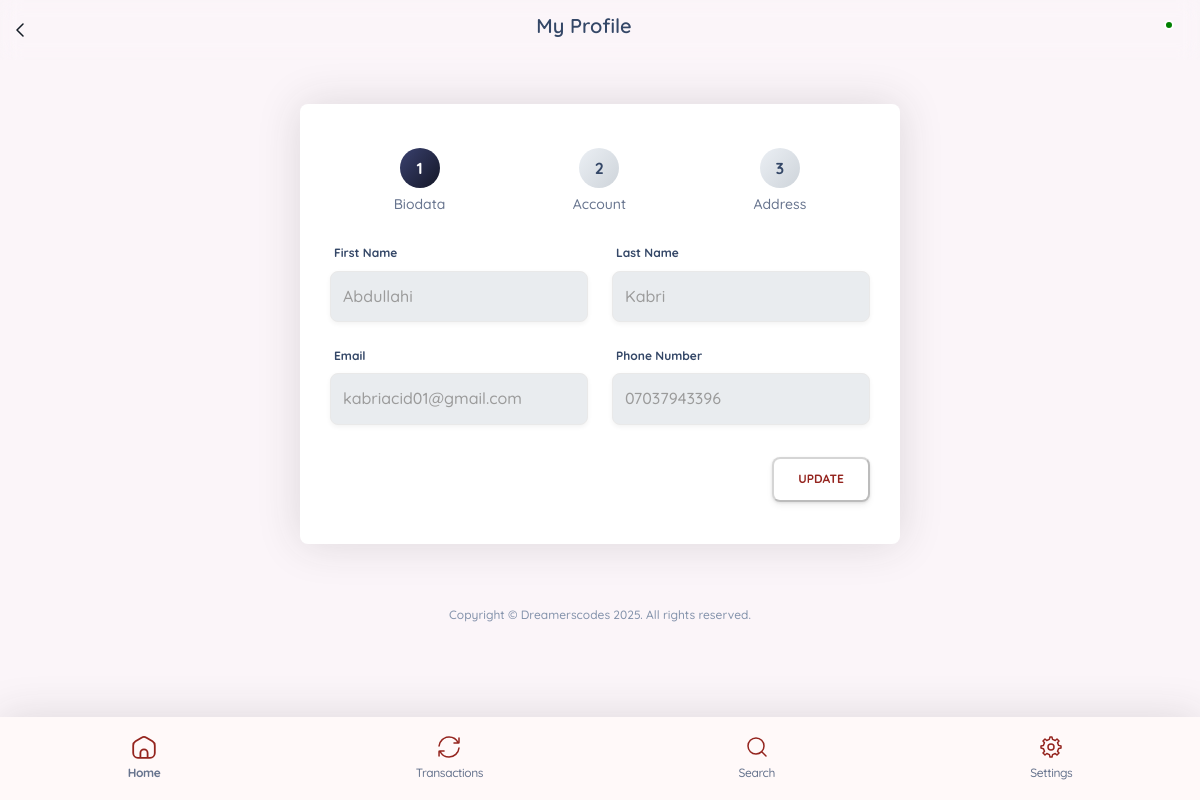
Page /public/pages/profile.php (signed in) on the committed database.
### tables this page shows
CREATE TABLE `users` (
  `user_id` int(11) NOT NULL,
  `virtual_account` varchar(20) DEFAULT NULL,
  `account_name` varchar(50) NOT NULL,
  `bank_name` varchar(50) NOT NULL,
  `billstack_ref` varchar(20) NOT NULL,
  `user_name` varchar(20) NOT NULL,
  `first_name` varchar(20) NOT NULL,
  `last_name` varchar(20) NOT NULL,
  `email` varchar(100) NOT NULL,
  `phone_number` varchar(11) DEFAULT NULL,
  `password` varchar(255) NOT NULL,
  `w_bank_name` varchar(50) NOT NULL,
  `w_account_number` varchar(10) NOT NULL,
  `iuc_number` varchar(10) NOT NULL,
  `txn_pin` varchar(255) DEFAULT NULL,
  `address` varchar(100) NOT NULL,
  `state` varchar(15) NOT NULL,
  `country` varchar(15) NOT NULL,
  `city` varchar(20) NOT NULL,
  `photo` varchar(255) NOT NULL DEFAULT 'uploads/default.png',
  `updated_at` datetime DEFAULT NULL,
  `created_at` timestamp NOT NULL DEFAULT current_timestamp() ON UPDATE current_timestamp(),
  `registration_id` varchar(50) NOT NULL,
  `referral_code` varchar(10) DEFAULT NULL,
  `referral_link` varchar(100) NOT NULL,
  `referred_by` varchar(10) DEFAULT NULL,
  `registration_status` enum('incomplete','complete') DEFAULT 'incomplete',
  `account_status` enum('101','102','103','104') NOT NULL DEFAULT '101',
  `kyc_value` varchar(11) DEFAULT NULL,
  `kyc_status` enum('verified','unverified','locked','banned') NOT NULL DEFAULT 'unverified',
  `kyc_type` enum('NIN','BVN') DEFAULT NULL
);

### public/partials/initialize.php (called while the page is built)
<?php
if (isset($_SESSION['user_id'])) {
    $user_id = $_SESSION['user_id'];
    $user = getUserInfo($pdo, $user_id);
} else {
    header('Location: ../pages/login.php');
    exit;
}

### functions/Model.php (called while the page is built, shortened)
<?php
function getUserInfo(PDO $pdo, int $user_id): array|false
{
    $stmt = $pdo->prepare("SELECT * FROM users WHERE user_id = ?");
    $stmt->execute([$user_id]);
    $user = $stmt->fetch(PDO::FETCH_ASSOC);
    return $user;
}

### public/pages/profile.php (the view, shortened to what this page needs)
<?php
require __DIR__ . '/../../config/config.php';
require __DIR__ . '/../../functions/Model.php';
require __DIR__ . '/../partials/header.php';
require __DIR__ . '/../partials/initialize.php';
?>
<body>
    <main class="container px-2 py-4">
        <header>
            <div class="page-header mb-4 text-center">
                <svg class="header-back-button" width="8" height="14" viewBox="0 0 8 14" fill="none" xmlns="http://www.w3.org/2000/svg">
                    <path d="M7 1L1 7L7 13" stroke="#141C25" stroke-width="1.5" stroke-linecap="round" stroke-linejoin="round" />
                </svg>
                <h5 class="fw-bold">My Profile</h5>
                <div class="notification-icon">
                    <a href="notifications.php">
                        <span class="notification-badge"></span>
                    </a>
                </div>
            </div>
        </header>
        <div class="form-container" style="min-height: 440px;">
            <div class="d-flex justify-content-between py-4 px-0 step-tracker">
                <div class="step-indicator text-center flex-fill" data-step="0">
                    <div class="step-circle bg-gradient-dark text-white mx-auto">1</div>
                    <small class="step-label">Biodata</small>
                </div>
                <div class="step-indicator text-center flex-fill" data-step="1">
                    <div class="step-circle bg-gradient-light text-dark mx-auto">2</div>
                    <small class="step-label">Account</small>
                </div>
                <div class="step-indicator text-center flex-fill" data-step="2">
                    <div class="step-circle bg-gradient-light text-dark mx-auto">3</div>
                    <small class="step-label">Address</small>
                </div>
            </div>
            <form class="wizard-step active" id="step-biodata">
                <div class="row mb-1">
                    <div class="col-md-6 mb-3">
                        <label>First Name</label>
                        <input type="text" class="input" value="<?= htmlspecialchars($user['first_name']) ?? '' ?>" disabled>
                    </div>
                    <div class="col-md-6 mb-3">
                        <label>Last Name</label>
                        <input type="text" class="input" value="<?= htmlspecialchars($user['last_name']) ?? '' ?>" disabled>
                    </div>
                </div>
                <div class="row">
                    <div class="col-md-6 mb-3">
                        <label>Email</label>
                        <input type="email" class="input" value="<?= htmlspecialchars($user['email']) ?? '' ?>" disabled>
                    </div>
                    <div class="col-md-6 mb-3">
                        <label>Phone Number</label>
                        <input type="text" class="input" value="<?= htmlspecialchars($user['phone_number']) ?? '' ?>" disabled>
                    </div>
                </div>
                <div class="text-end mt-3">
                    <button type="button" class="disabled-btn" disabled>Update</button>
                </div>
            </form>
        </div>
        <?php require __DIR__ . '/../partials/bottom-nav.php' ?>
    </main>
    <footer class="my-4">
        <p class="text-xs text-center text-secondary">Copyright &copy; Dreamerscodes 2025. All rights reserved.</p>
    </footer>
</body>
</html>

### public/assets/css/toasted.css (style rules this page uses)
:root { --toasted-red: #d72638; --toasted-black: #1a1a1a; --toasted-cream: #fff3e0; }

### public/assets/css/style.css (style rules this page uses)
* { padding: 0; margin: 0; box-sizing: border-box; font-family: "Quicksand", "Segoe UI" !important; }
body { background-color: var(--primary-light); font-family: "Quicksand", "Segoe UI" !important; }
:is(body, *) { font-variant-numeric: lining-nums; }
*:not(code):not(pre) { font-feature-settings: "lnum"; }
a { text-decoration: none; }
header { margin-bottom: 3.5rem; }
header .header-back-button { cursor: pointer; }
button:disabled { box-shadow: var(--shadow-md); background-color: transparent !important; padding: 0.75rem 1.5rem; text-transform: uppercase; display: inline-block; font-size: 0.75rem; font-weight: 700; line-height: 1.4; color: var(--primary); text-align: center; vertical-align: middle; cursor: not-allowed; user-select: none; border-radius: 0.5rem; transition: all 0.35s ease-in; }
.page-header { position: fixed; top: 0; left: 0; right: 0; z-index: 1000; backdrop-filter: blur(10px); width: 100%; display: flex; justify-content: space-between; align-items: center; padding: 14px 16px; height: 60px; }
.input { width: 100%; padding: 12px; border: 1px solid #e9e9e9; border-radius: 8px; background-color: var(--light, #fff); color: #9b9b9b; transition: all 0.2s ease-in-out; box-shadow: 0px 2px 5px rgba(0, 0, 0, 0.05); }
.input::placeholder { color: var(--gray-text, #8b9398); opacity: 0.7; font-size: 14px; }
.form-container { max-width: 600px; width: 100%; margin: 15px auto; background: #ffffff; padding: 20px 30px; border-radius: 8px; box-shadow: var(--shadow); position: relative; }
.notification-icon { position: relative; display: flex; align-items: center; justify-content: center; width: 40px; margin-top: 10px; height: 40px; border-radius: 50%; }
.notification-badge { position: absolute; top: 5px; right: 10px; width: 10px; height: 10px; background-color: green; border-radius: 50%; z-index: 100; border: 2px solid white; }
.input[disabled] { background-color: #e9ecef; cursor: not-allowed; }
.step-indicator { position: relative; }
.step-indicator::after { width: 10px; height: 2px; background-color: #fccde2; }
.step-circle { cursor: pointer; width: 40px; height: 40px; border-radius: 50%; line-height: 40px; font-weight: bold; }
.step-label { margin-top: 5px; display: block; }

### public/assets/css/print.css (style rules this page uses)
@media screen and (max-width: 1200px) { p { font-size: 18px; } }

### rows in the picture
users: first_name "Abdullahi", last_name "Kabri", email "kabriacid01@gmail.com", phone_number "07037943396"
